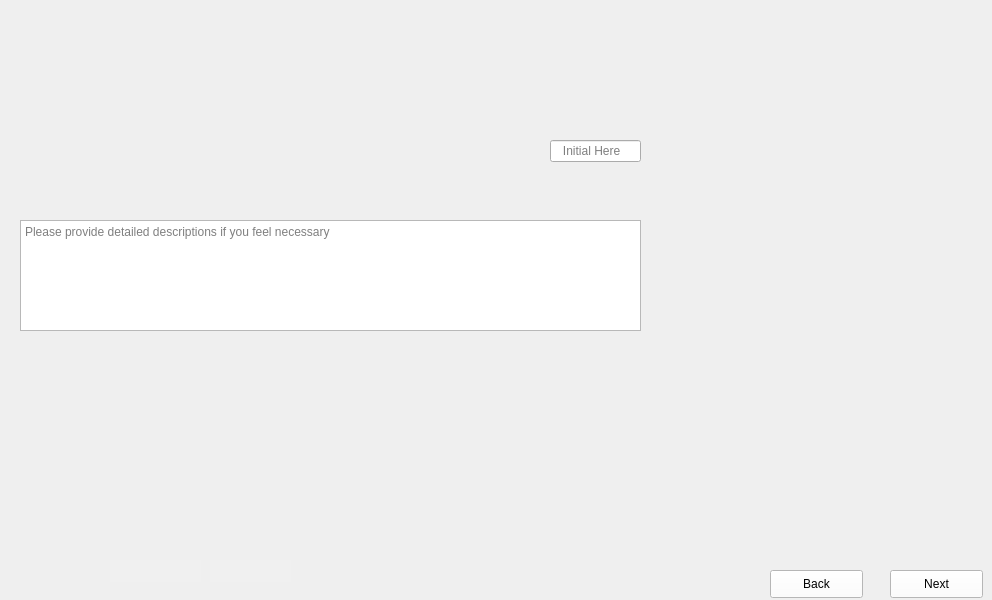
      <widget class="QWidget" name="Fill_First_Pillars_1">
       <property name="maximumSize">
        <size>
         <width>1024</width>
         <height>600</height>
        </size>
       </property>
       <property name="styleSheet">
        <string notr="true">border-image: url(:/images/images/Fill_First_Pillars_1.png);</string>
       </property>
       <widget class="QLineEdit" name="Fill_First_Pillars_1_Data">
        <property name="geometry">
         <rect>
          <x>550</x>
          <y>140</y>
          <width>91</width>
          <height>22</height>
         </rect>
        </property>
        <property name="styleSheet">
         <string notr="true">border-image:None;</string>
        </property>
        <property name="placeholderText">
         <string>   Initial Here</string>
        </property>
       </widget>
       <widget class="QTextEdit" name="Fill_First_Pillars_1_Comments">
        <property name="geometry">
         <rect>
          <x>20</x>
          <y>220</y>
          <width>621</width>
          <height>111</height>
         </rect>
        </property>
        <property name="styleSheet">
         <string notr="true">border-image:None;</string>
        </property>
        <property name="placeholderText">
         <string>Please provide detailed descriptions if you feel necessary </string>
        </property>
       </widget>
       <widget class="QLineEdit" name="Fill_First_Pillars_1_Dates">
        <property name="geometry">
         <rect>
          <x>110</x>
          <y>560</y>
          <width>91</width>
          <height>22</height>
         </rect>
        </property>
        <property name="styleSheet">
         <string notr="true">QLineEdit{
background-color: rgb(240, 240, 240);
border: none;
border-image:None;
}</string>
        </property>
       </widget>
       <widget class="QLineEdit" name="Fill_First_Pillars_1_Initials">
        <property name="geometry">
         <rect>
          <x>210</x>
          <y>560</y>
          <width>81</width>
          <height>22</height>
         </rect>
        </property>
        <property name="styleSheet">
         <string notr="true">QLineEdit{
background-color: rgb(240, 240, 240);
border: none;
border-image:None;
}</string>
        </property>
       </widget>
       <widget class="QPushButton" name="Fill_First_Pillars_1_Next">
        <property name="geometry">
         <rect>
          <x>890</x>
          <y>570</y>
          <width>93</width>
          <height>28</height>
         </rect>
        </property>
        <property name="styleSheet">
         <string notr="true">QPushButton{
background-color: rgb(255, 255, 255);
height: 35px;
border-image:None;
}
QPushButton::hover{
background-color: rgb(0, 0, 255);
}
QPushButton:pressed{
padding-top:7px;
padding-top:7px;
}</string>
        </property>
        <property name="text">
         <string>Next</string>
        </property>
       </widget>
       <widget class="QPushButton" name="Fill_First_Pillars_1_Back">
        <property name="geometry">
         <rect>
          <x>770</x>
          <y>570</y>
          <width>93</width>
          <height>28</height>
         </rect>
        </property>
        <property name="styleSheet">
         <string notr="true">QPushButton{
background-color: rgb(255, 255, 255);
height: 35px;
border-image:None;
}
QPushButton::hover{
background-color: rgb(0, 0, 255);
}
QPushButton:pressed{
padding-top:7px;
padding-top:7px;
}</string>
        </property>
        <property name="text">
         <string>Back</string>
        </property>
       </widget>
      </widget>
